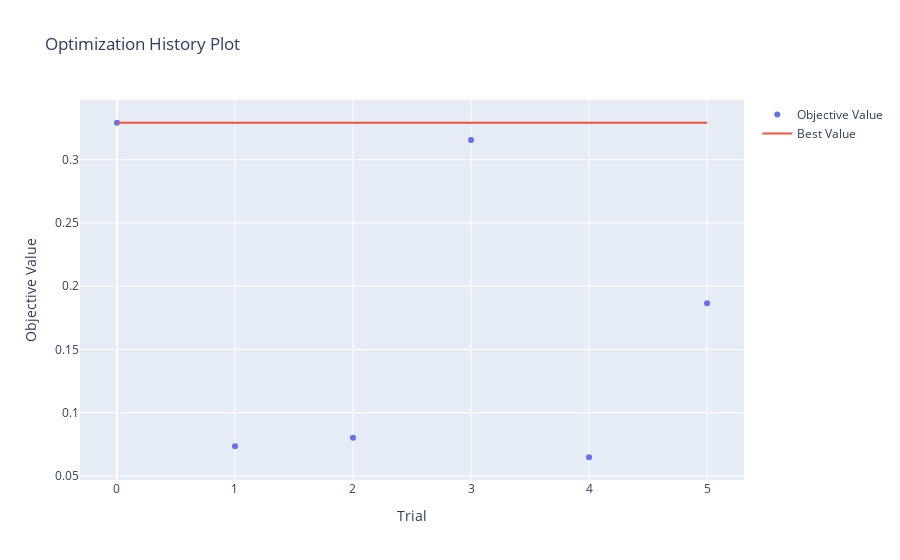

Notebook code for this chart:
### Code cell
from optuna.visualization import plot_optimization_history, plot_param_importances
plot_optimization_history(study)

### Figure 1 — Plotly figure (JSON) as saved in the notebook; plotly's stock layout.template omitted (floating-point values rounded to 4 significant figures)
{"data": [{"mode": "markers", "name": "Objective Value", "type": "scatter", "x": [0, 1, 2, 3, 4, 5], "y": [0.3292, 0.07344, 0.08031, 0.3157, 0.06481, 0.1866]}, {"mode": "lines", "name": "Best Value", "type": "scatter", "x": [0, 1, 2, 3, 4, 5], "y": [0.3292, 0.3292, 0.3292, 0.3292, 0.3292, 0.3292]}, {"marker": {"color": "#cccccc"}, "mode": "markers", "name": "Infeasible Trial", "showlegend": false, "type": "scatter", "x": [], "y": []}], "layout": {"title": {"text": "Optimization History Plot"}, "xaxis": {"title": {"text": "Trial"}}, "yaxis": {"title": {"text": "Objective Value"}}}}
